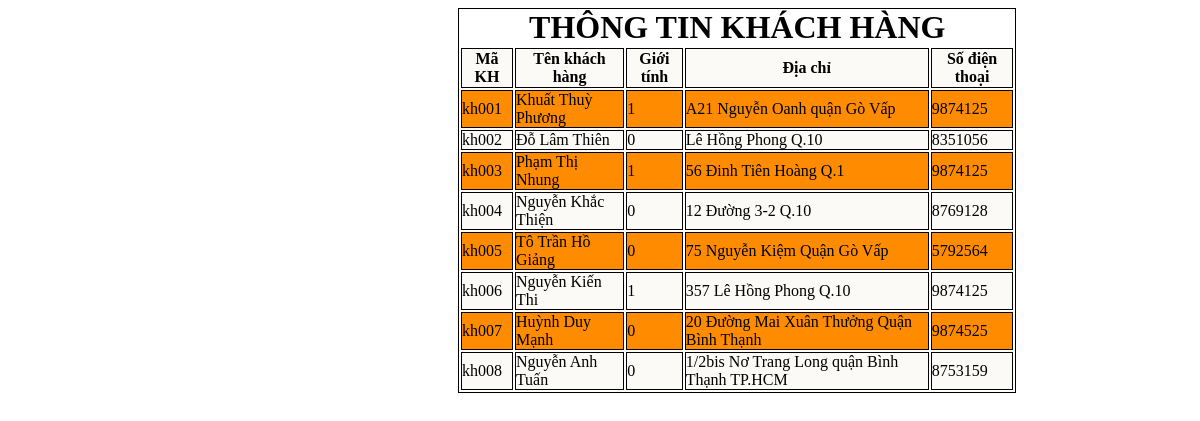
The app's page /lap2.2/index.php with its own data.
### tables this page shows
CREATE TABLE `khach_hang` (
  `Ma_Khach_Hang` varchar(5) NOT NULL,
  `Ten_Khach_Hang` varchar(100) NOT NULL,
  `Phai` tinyint(1) DEFAULT NULL,
  `Dia_chi` varchar(200) DEFAULT NULL,
  `Dien_thoai` varchar(20) DEFAULT NULL,
  `Email` varchar(100) DEFAULT NULL
);

### lap2.2/PDO.php (called while the page is built, shortened)
<?php
class Database
{
    protected $pdo='';
    protected $sql='';
    public function Database()
    {
        try
        {
        $this->pdo=new PDO('mysql:host=localhost; dbname=ql_ban_sua','root','');
        $this->pdo->query('set names utf8');
        $this->pdo->setAttribute(PDO::ATTR_ERRMODE,PDO::ERRMODE_EXCEPTION);
        }
        catch(PDOException $e)
        {
            exit('Không kết nối được cơ sở dữ liệu');
        }
    }
    public function setQuery($sql)
    {
        $this->sql=$sql;
    }
    public function loadAllRow($option=array())
    {
        $this->stateMent=$this->pdo->prepare($this->sql);
        $this->stateMent->execute($option);
        return $this->stateMent->fetchAll(PDO::FETCH_OBJ);
    }
}
?>

### lap2.2/index.php (the view, shortened to what this page needs)
<?php
require_once("PDO.php");
$db = new Database();
$db->setQuery("SELECT * FROM khach_hang ");
$result = $db->loadAllRow();
?>
<html>
<head>
	<link rel="stylesheet" type="text/css" href="css2.2.css">
</head>
<body>
<div class="wrapper">
	<div class="container">
		<h1>THÔNG TIN KHÁCH HÀNG</h1>
		<table class="table_row">
		<thead>
			<tr>
				<th >Mã KH</th>
				<th>Tên khách hàng</th>
				<th>Giới tính</th>
				<th>Địa chỉ</th>
				<th>Số điện thoại</th>
			</tr>
		</thead>
		<tbody>
		<?php
		$dem =0;
			foreach($result as $i => $item){
				if($dem % 2==0)
				{
					echo "<tr>";
					echo "<td style=\"background-color: darkorange;\">" . $item->Ma_Khach_Hang . "</td>";
					echo "<td style=\"background-color: darkorange;\">" . $item->Ten_Khach_Hang . "</td>";
					echo "<td style=\"background-color: darkorange;\">" . $item->Phai . "</td>";
					echo "<td style=\"background-color: darkorange;\">" . $item->Dia_chi . "</td>";
					echo "<td style=\"background-color: darkorange;\">" . $item->Dien_thoai . "</td>";
					echo "</tr>";
				}else{
					echo "<tr>";
					echo "<td >" . $item->Ma_Khach_Hang . "</td>";
					echo "<td>" . $item->Ten_Khach_Hang . "</td>";
					echo "<td>" . $item->Phai . "</td>";
					echo "<td>" . $item->Dia_chi . "</td>";
					echo "<td>" . $item->Dien_thoai . "</td>";
					echo "</tr>";
				}
				$dem++;
			}
		?>
		</tbody>
		</table>
	</div>
</div>
</body>
</html>

### lap2.2/css2.2.css (style rules this page uses)
.container { border: 1px solid black; padding: 0; width: 47%; margin: 0 0 0 450px; text-overflow: inherit; }
.container h1 { font-style: normal; font-family: arial blACK; text-align: center; padding: 0; margin: 0; }
.container td { border: 1px solid black; padding: 0px; margin: 5px; background-color: rgb(252, 250, 247); }
.container th { border: 1px solid black; background-color: rgb(252, 250, 247); }
.table_row { margin: auto; }

### records on screen
khach_hang: Ma_Khach_Hang "kh001", Ten_Khach_Hang "Khuất Thuỳ Phương", Phai "1", Dia_chi "A21 Nguyễn Oanh quận Gò Vấp", Dien_thoai "9874125"
khach_hang: Ma_Khach_Hang "kh002", Ten_Khach_Hang "Đỗ Lâm Thiên", Phai "0", Dia_chi "Lê Hồng Phong Q.10", Dien_thoai "8351056"
khach_hang: Ma_Khach_Hang "kh003", Ten_Khach_Hang "Phạm Thị Nhung", Phai "1", Dia_chi "56 Đinh Tiên Hoàng Q.1", Dien_thoai "9874125"
khach_hang: Ma_Khach_Hang "kh004", Ten_Khach_Hang "Nguyễn Khắc Thiện", Phai "0", Dia_chi "12 Đường 3-2 Q.10", Dien_thoai "8769128"
khach_hang: Ma_Khach_Hang "kh005", Ten_Khach_Hang "Tô Trần Hồ Giảng", Phai "0", Dia_chi "75 Nguyễn Kiệm Quận Gò Vấp", Dien_thoai "5792564"
khach_hang: Ma_Khach_Hang "kh006", Ten_Khach_Hang "Nguyễn Kiến Thi", Phai "1", Dia_chi "357 Lê Hồng Phong Q.10", Dien_thoai "9874125"
khach_hang: Ma_Khach_Hang "kh007", Ten_Khach_Hang "Huỳnh Duy Mạnh", Phai "0", Dia_chi "20 Đường Mai Xuân Thưởng Quận Bình Thạnh", Dien_thoai "9874525"
khach_hang: Ma_Khach_Hang "kh008", Ten_Khach_Hang "Nguyễn Anh Tuấn", Phai "0", Dia_chi "1/2bis Nơ Trang Long quận Bình Thạnh TP.HCM", Dien_thoai "8753159"
